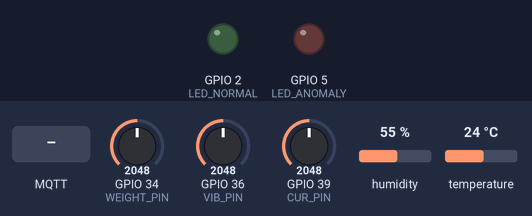
A sketch run on a simulated ESP32. Parts: output pins drawn as LEDs (lit = HIGH). Inputs (shaded band) come from the test bench; at power-on: GPIO 34 (WEIGHT_PIN) = 2048, GPIO 36 (VIB_PIN) = 2048, GPIO 39 (CUR_PIN) = 2048, humidity 55 %, temperature 24 °C. WiFi joins after 1.5 s; servers stay silent unless stated; the local clock reads 2024-03-15 10:24:30 at power-on unless the sketch sets it; random numbers use the default seed unless the sketch sets one; no MQTT or app messages arrive unless stated; what the sketch prints to the serial monitor is not drawn.

Above: at 4.7 s.
4.8 s: MQTT message "device/command/" arrives on the first subscribed topic
At 5.3 s:
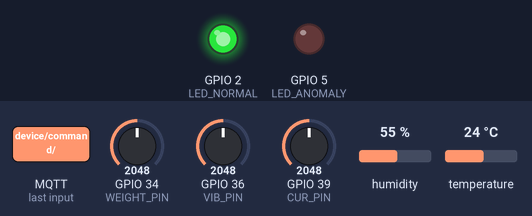
Timing chart, 0 to 7.8 s (numbered marks = the images above; inputs shaded):
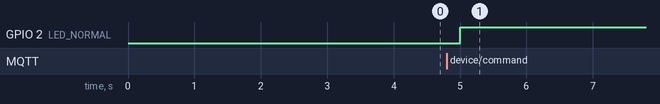

The sketch:

sketch.ino
```cpp
/*
 * Edge AI Industrial — ESP32 Wokwi Simulator
 * UNIVESP PI-5
 *
 * Publica payload MQTT compatível com o backend Spring Boot:
 *   tópico: sensor/data/{device_id}
 *
 * Broker público: broker.emqx.io:1883 (sem autenticação)
 * Para conectar no broker local via Wokwi Gateway, altere MQTT_HOST.
 */

#include <Arduino.h>
#include <WiFi.h>
#include <PubSubClient.h>
#include <DHT.h>
#include <ArduinoJson.h>
#include <time.h>
#include <math.h>

// ── Pinos ──────────────────────────────────────────────────────────────────
#define DHT_PIN      4
#define DHT_TYPE     DHT22
#define VIB_PIN      A0
#define CUR_PIN      A3
#define LED_NORMAL   2
#define LED_ANOMALY  5
#define WEIGHT_PIN   A6

// ── Config WiFi / MQTT ─────────────────────────────────────────────────────
const char* WIFI_SSID  = "Wokwi-GUEST";
const char* WIFI_PASS  = "";
const char* MQTT_HOST  = "broker.emqx.io";  // troque por IP do gateway Wokwi para localhost
const int   MQTT_PORT  = 1883;
const char* DEVICE_ID  = "wokwi-shelf-001";

// ── Thresholds de anomalia ─────────────────────────────────────────────────
const float TEMP_ANOMALY  = 38.0;
const float VIB_ANOMALY   = 0.70;
const float CUR_ANOMALY   = 4.50;
const float PUBLISH_SEC   = 5.0;

const float WEIGHT_MAX_KG  = 10.0f;
const float WEIGHT_STABLE_TOLERANCE_KG = 0.010f;  // 10g entre leituras = estavel

// ── Objetos ────────────────────────────────────────────────────────────────
DHT         dht(DHT_PIN, DHT_TYPE);
WiFiClient  wifiClient;
PubSubClient mqtt(wifiClient);

char sensorTopic[64];
char statusTopic[64];
char commandTopic[64];

// ── Helpers ────────────────────────────────────────────────────────────────
String isoTimestamp() {
  struct tm t;
  if (!getLocalTime(&t)) return "1970-01-01T00:00:00Z";
  char buf[30];
  strftime(buf, sizeof(buf), "%Y-%m-%dT%H:%M:%SZ", &t);
  return String(buf);
}

float readVibration() {
  int raw = analogRead(VIB_PIN);
  return 0.1f + (raw / 4095.0f) * 1.5f;
}

float readCurrent() {
  int raw = analogRead(CUR_PIN);
  return 1.0f + (raw / 4095.0f) * 6.0f;
}

float calcAnomalyScore(float temp, float vib, float cur) {
  float score = 0.0f;
  if (temp > TEMP_ANOMALY)  score += (temp - TEMP_ANOMALY) / 20.0f;
  if (vib  > VIB_ANOMALY)   score += (vib  - VIB_ANOMALY)  / 1.0f;
  if (cur  > CUR_ANOMALY)   score += (cur  - CUR_ANOMALY)  / 3.0f;
  return constrain(score / 3.0f + 0.05f, 0.0f, 1.0f);
}

float readWeight() {
  int raw = analogRead(WEIGHT_PIN);
  return (raw / 4095.0f) * WEIGHT_MAX_KG;
}

// ── Setup ──────────────────────────────────────────────────────────────────
void setup() {
  Serial.begin(115200);
  dht.begin();

  pinMode(LED_NORMAL,  OUTPUT);
  pinMode(LED_ANOMALY, OUTPUT);
  digitalWrite(LED_NORMAL, LOW);
  digitalWrite(LED_ANOMALY, LOW);

  snprintf(sensorTopic,  sizeof(sensorTopic),  "sensor/data/%s",    DEVICE_ID);
  snprintf(statusTopic,  sizeof(statusTopic),  "device/status/%s",  DEVICE_ID);
  snprintf(commandTopic, sizeof(commandTopic), "device/command/%s", DEVICE_ID);

  // WiFi
  Serial.printf("[WiFi] Conectando em %s...\n", WIFI_SSID);
  WiFi.begin(WIFI_SSID, WIFI_PASS);
  while (WiFi.status() != WL_CONNECTED) {
    delay(500); Serial.print(".");
  }
  Serial.printf("\n[WiFi] Conectado! IP: %s\n", WiFi.localIP().toString().c_str());

  // NTP
  configTime(0, 0, "pool.ntp.org");
  Serial.println("[NTP] Sincronizando horario...");
  delay(2000);

  // MQTT
  mqtt.setServer(MQTT_HOST, MQTT_PORT);
  mqtt.setBufferSize(768);
  mqtt.setCallback([](char* topic, byte* payload, unsigned int len) {
    if (strstr(topic, "device/command/") != nullptr) {
      Serial.println("[CMD] Ping recebido — publicando status online");
      publishStatus("online");
    }
  });
}

void connectMqtt() {
  while (!mqtt.connected()) {
    Serial.printf("[MQTT] Conectando em %s...\n", MQTT_HOST);
    String clientId = String("wokwi-") + String(random(0xffff), HEX);
    if (mqtt.connect(clientId.c_str())) {
      Serial.println("[MQTT] Conectado!");
      mqtt.subscribe(commandTopic);
      // LWT — device offline
      StaticJsonDocument<128> lwt;
      lwt["device_id"] = DEVICE_ID;
      lwt["status"]    = "offline";
      char buf[128];
      serializeJson(lwt, buf);
      mqtt.publish(statusTopic, buf, true);
    } else {
      Serial.printf("[MQTT] Falha rc=%d — tentando novamente em 3s\n", mqtt.state());
      delay(3000);
    }
  }
}

void publishStatus(const char* status) {
  StaticJsonDocument<128> doc;
  doc["device_id"]        = DEVICE_ID;
  doc["status"]           = status;
  doc["firmware_version"] = "wokwi-1.0";
  doc["timestamp"]        = isoTimestamp();
  char buf[256];
  serializeJson(doc, buf);
  mqtt.publish(statusTopic, buf);
  Serial.printf("[STATUS] %s → %s\n", statusTopic, status);
}

// ── Loop ───────────────────────────────────────────────────────────────────
unsigned long lastPublish = 0;
float prevWeight = -1.0f;

void loop() {
  if (!mqtt.connected()) connectMqtt();
  mqtt.loop();

  unsigned long now = millis();
  if (now - lastPublish < (unsigned long)(PUBLISH_SEC * 1000)) return;
  lastPublish = now;

  // Leitura dos sensores
  float temp = dht.readTemperature();
  float hum  = dht.readHumidity();
  float vib  = readVibration();
  float cur  = readCurrent();
  float weight = readWeight();

  if (isnan(temp)) temp = 25.0f + sin(now / 10000.0f) * 3.0f;

  float score       = calcAnomalyScore(temp, vib, cur);
  bool  isAnomaly   = score > 0.5f;
  const char* cls   = isAnomaly ? "anomaly" : "normal";

  // LEDs
  digitalWrite(LED_NORMAL,  isAnomaly ? LOW  : HIGH);
  digitalWrite(LED_ANOMALY, isAnomaly ? HIGH : LOW);

  // Payload JSON
  StaticJsonDocument<768> doc;
  doc["device_id"] = DEVICE_ID;
  doc["timestamp"] = isoTimestamp();

  JsonObject sensors = doc.createNestedObject("sensors");
  JsonObject tempObj = sensors.createNestedObject("temperature");
  tempObj["value"] = round(temp * 100) / 100.0;
  tempObj["unit"]  = "C";

  JsonObject vibObj = sensors.createNestedObject("vibration");
  vibObj["value"]  = round(vib * 10000) / 10000.0;
  vibObj["unit"]   = "mm_s";

  JsonObject curObj = sensors.createNestedObject("current");
  curObj["value"]  = round(cur * 1000) / 1000.0;
  curObj["unit"]   = "A";

  JsonObject wgtObj = sensors.createNestedObject("weight");
  // Estabilidade: duas leituras consecutivas dentro da tolerancia.
  bool weightStable = (prevWeight >= 0.0f) &&
                      (fabsf(weight - prevWeight) <= WEIGHT_STABLE_TOLERANCE_KG);
  wgtObj["value"] = round(weight * 1000) / 1000.0;
  wgtObj["unit"]  = "kg";
  sensors["weight_stable"] = weightStable;
  prevWeight = weight;

  JsonObject inf = doc.createNestedObject("inference");
  inf["classification"] = cls;
  inf["anomaly_score"]  = round(score * 1000) / 1000.0;
  inf["model_version"]  = "wokwi-v1";

  char buf[768];
  serializeJson(doc, buf);

  bool ok = mqtt.publish(sensorTopic, buf);
  Serial.printf("[SENSOR] temp=%.1fC vib=%.3f cur=%.2fA wgt=%.3fkg estavel=%d score=%.2f [%s] pub=%s\n",
                temp, vib, cur, weight, weightStable ? 1 : 0, score, cls, ok ? "OK" : "FAIL");

  // Publica status a cada 30s
  static unsigned long lastStatus = 0;
  if (now - lastStatus > 30000) {
    publishStatus("online");
    lastStatus = now;
  }
}
```
